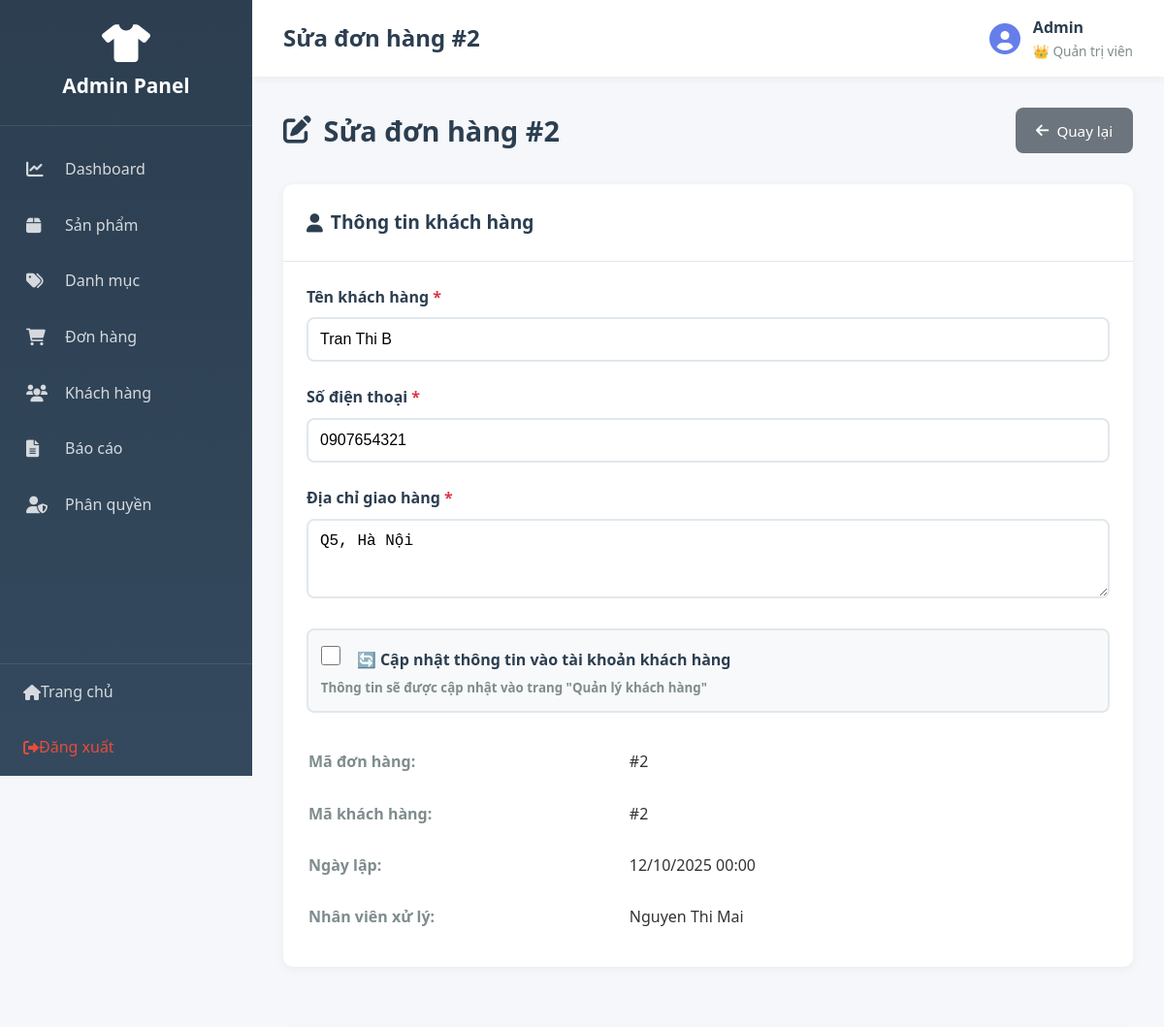
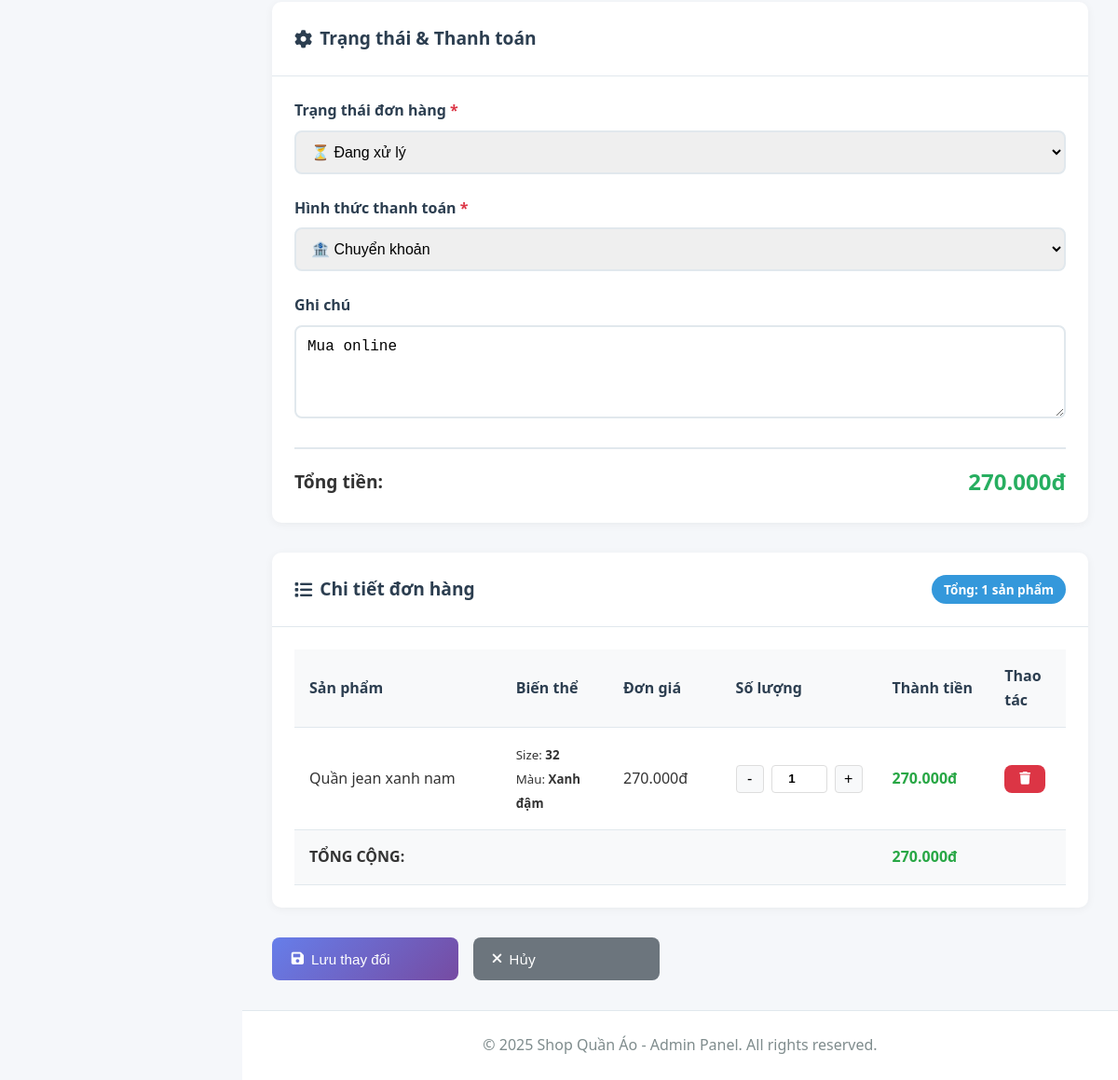
Page /admin/index.php?action=editOrder&id=2 (signed in) on the committed database (2 pictures, top to bottom).
### tables this page shows
CREATE TABLE `nhanvien` (
  `MaNV` int(11) NOT NULL,
  `HoTen` varchar(100) DEFAULT NULL,
  `TenDangNhap` varchar(50) DEFAULT NULL,
  `MatKhau` varchar(255) DEFAULT NULL,
  `Email` varchar(100) DEFAULT NULL,
  `SoDienThoai` varchar(15) DEFAULT NULL,
  `MaVaiTro` int(11) DEFAULT NULL,
  `TrangThai` varchar(20) DEFAULT 'active'
);

CREATE TABLE `vaitro` (
  `MaVaiTro` int(11) NOT NULL,
  `TenVaiTro` varchar(50) DEFAULT NULL,
  `QuyenHan` enum('ToanQuyen','NhapXuat','XemBanHang') DEFAULT NULL
);

CREATE TABLE `hoadon` (
  `MaHD` int(11) NOT NULL,
  `NgayLap` date DEFAULT NULL,
  `TongTien` decimal(10,2) DEFAULT NULL,
  `HinhThucThanhToan` varchar(50) DEFAULT NULL,
  `MaKH` int(11) DEFAULT NULL,
  `TenKH` varchar(100) DEFAULT NULL,
  `SoDienThoai` varchar(15) DEFAULT NULL,
  `DiaChi` text DEFAULT NULL,
  `MaNV` int(11) DEFAULT NULL,
  `GhiChu` text DEFAULT NULL,
  `TrangThai` varchar(50) DEFAULT 'Đang xử lý'
);

CREATE TABLE `chitiethoadon` (
  `MaCTHD` int(11) NOT NULL,
  `MaHD` int(11) DEFAULT NULL,
  `MaSP_BienThe` int(11) DEFAULT NULL,
  `SoLuong` int(11) DEFAULT NULL,
  `DonGia` decimal(10,2) DEFAULT NULL,
  `ThanhTien` decimal(10,2) DEFAULT NULL
);

CREATE TABLE `sanpham` (
  `MaSP` int(11) NOT NULL,
  `TenSP` varchar(100) DEFAULT NULL,
  `MaDM` int(11) DEFAULT NULL,
  `MaTH` int(11) DEFAULT NULL,
  `XuatXu` varchar(100) DEFAULT NULL,
  `MoTa` text DEFAULT NULL,
  `HinhAnh` varchar(255) DEFAULT NULL
);

CREATE TABLE `sanpham_bienthe` (
  `MaSP_BienThe` int(11) NOT NULL,
  `MaSP` int(11) DEFAULT NULL,
  `KichThuoc` varchar(10) DEFAULT NULL,
  `MauSac` varchar(50) DEFAULT NULL,
  `GiaNhap` decimal(10,2) DEFAULT NULL,
  `GiaBan` decimal(10,2) DEFAULT NULL,
  `GiaGoc` decimal(10,2) DEFAULT NULL,
  `TonKho` int(11) DEFAULT NULL,
  `NgayCapNhat` date DEFAULT NULL
);

### app/views/admin/orders/edit.php (the view, shortened to what the rows shown need)
<?php require_once __DIR__ . '/../../layouts/admin_header.php'; ?>
<div class="page-header">
    <h2><i class="fas fa-edit"></i> Sửa đơn hàng #<?php echo $order['MaHD']; ?></h2>
    <a href="index.php?action=orders" class="btn btn-secondary">
        <i class="fas fa-arrow-left"></i> Quay lại
    </a>
</div>
<form method="POST" action="" class="admin-form">
<div class="admin-grid">
    <div class="admin-card">
        <div class="card-header">
            <h3><i class="fas fa-user"></i> Thông tin khách hàng</h3>
        </div>
        <div class="card-body">
            <div class="form-group">
                <label for="ten_kh">Tên khách hàng <span class="required">*</span></label>
                <input type="text"
                       id="ten_kh"
                       name="ten_kh"
                       class="form-control"
                       value="<?php echo htmlspecialchars($order['TenKH']); ?>"
                       required>
            </div>
            <div class="form-group">
                <label for="so_dien_thoai">Số điện thoại <span class="required">*</span></label>
                <input type="text"
                       id="so_dien_thoai"
                       name="so_dien_thoai"
                       class="form-control"
                       value="<?php echo htmlspecialchars($order['SoDienThoai']); ?>"
                       required>
            </div>
            <div class="form-group">
                <label for="dia_chi">Địa chỉ giao hàng <span class="required">*</span></label>
                <textarea id="dia_chi"
                          name="dia_chi"
                          class="form-control"
                          rows="3"
                          required><?php echo htmlspecialchars($order['DiaChi']); ?></textarea>
            </div>
            <?php if (!empty($order['MaKH'])): ?>
            <div class="form-group" style="margin-top: 1rem;">
                <label class="checkbox-label">
                    <input type="checkbox" name="update_customer_info" value="1" id="update-customer-checkbox">
                    <span class="checkbox-text">
                        <strong>🔄 Cập nhật thông tin vào tài khoản khách hàng</strong>
                        <small style="display: block; color: #7f8c8d; margin-top: 0.3rem;">
                            Thông tin sẽ được cập nhật vào trang "Quản lý khách hàng"
                        </small>
                    </span>
                </label>
            </div>
            <?php endif; ?>
            <table class="info-table" style="margin-top: 1rem;">
                <tr>
                    <td><strong>Mã đơn hàng:</strong></td>
                    <td>#<?php echo $order['MaHD']; ?></td>
                </tr>
                <tr>
                    <td><strong>Mã khách hàng:</strong></td>
                    <td><?php echo $order['MaKH'] ? '#' . $order['MaKH'] : '<em>Khách vãng lai</em>'; ?></td>
                </tr>
                <tr>
                    <td><strong>Ngày lập:</strong></td>
                    <td><?php echo date('d/m/Y H:i', strtotime($order['NgayLap'])); ?></td>
                </tr>
                <tr>
                    <td><strong>Nhân viên xử lý:</strong></td>
                    <td><?php echo htmlspecialchars($order['TenNV']); ?></td>
                </tr>
            </table>
        </div>
    </div>
    <div class="admin-card">
        <div class="card-header">
            <h3><i class="fas fa-cog"></i> Trạng thái & Thanh toán</h3>
        </div>
        <div class="card-body">
            <div class="form-group">
                <label for="trang_thai">Trạng thái đơn hàng <span class="required">*</span></label>
                <select id="trang_thai" name="trang_thai" class="form-control">
                    <option value="Đang xử lý" <?php echo ($order['TrangThai'] ?? 'Đang xử lý') == 'Đang xử lý' ? 'selected' : ''; ?>>⏳ Đang xử lý</option>
                </select>
            </div>
            <div class="form-group">
                <label for="hinh_thuc_thanh_toan">Hình thức thanh toán <span class="required">*</span></label>
                <select id="hinh_thuc_thanh_toan" name="hinh_thuc_thanh_toan" class="form-control">
                    <option value="Chuyển khoản" <?php echo $order['HinhThucThanhToan'] == 'Chuyển khoản' ? 'selected' : ''; ?>>🏦 Chuyển khoản</option>
                </select>
            </div>
            <div class="form-group">
                <label for="ghi_chu">Ghi chú</label>
                <textarea id="ghi_chu"
                          name="ghi_chu"
                          class="form-control"
                          rows="4"
                          placeholder="Ghi chú về đơn hàng..."><?php echo htmlspecialchars($order['GhiChu']); ?></textarea>
            </div>
            <div class="total-summary">
                <div class="summary-row">
                    <span>Tổng tiền:</span>
                    <span class="total-amount" id="total-amount"><?php echo number_format($order['TongTien'], 0, ',', '.'); ?>đ</span>
                </div>
            </div>
        </div>
    </div>
</div>
<div class="admin-card">
    <div class="card-header">
        <h3><i class="fas fa-list"></i> Chi tiết đơn hàng</h3>
        <span class="badge">Tổng: <span id="total-items"><?php echo count($orderDetails); ?></span> sản phẩm</span>
    </div>
    <div class="card-body">
        <table class="data-table" id="order-details-table">
            <thead>
                <tr>
                    <th style="width: 30%">Sản phẩm</th>
                    <th style="width: 15%">Biến thể</th>
                    <th style="width: 15%">Đơn giá</th>
                    <th style="width: 15%">Số lượng</th>
                    <th style="width: 15%">Thành tiền</th>
                    <th style="width: 10%">Thao tác</th>
                </tr>
            </thead>
            <tbody>
                <?php foreach ($orderDetails as $index => $detail): ?>
                <tr id="detail-row-<?php echo $detail['MaCTHD']; ?>" data-price="<?php echo $detail['DonGia']; ?>">
                    <td><?php echo htmlspecialchars($detail['TenSP']); ?></td>
                    <td>
                        <small>Size: <strong><?php echo $detail['KichThuoc']; ?></strong><br>
                        Màu: <strong><?php echo $detail['MauSac']; ?></strong></small>
                    </td>
                    <td class="text-center">
                        <span class="price-text"><?php echo number_format($detail['DonGia'], 0, ',', '.'); ?>đ</span>
                    </td>
                    <td class="text-center">
                        <div class="quantity-control">
                            <button type="button" class="qty-btn" onclick="decreaseQty(<?php echo $detail['MaCTHD']; ?>)">-</button>
                            <input type="number"
                                   name="quantities[<?php echo $detail['MaCTHD']; ?>]"
                                   id="qty-<?php echo $detail['MaCTHD']; ?>"
                                   class="qty-input"
                                   value="<?php echo $detail['SoLuong']; ?>"
                                   min="1"
                                   onchange="updateRowTotal(<?php echo $detail['MaCTHD']; ?>)">
                            <button type="button" class="qty-btn" onclick="increaseQty(<?php echo $detail['MaCTHD']; ?>)">+</button>
                        </div>
                    </td>
                    <td class="text-center">
                        <strong class="row-total text-success" id="row-total-<?php echo $detail['MaCTHD']; ?>">
                            <?php echo number_format($detail['ThanhTien'], 0, ',', '.'); ?>đ
                        </strong>
                    </td>
                    <td class="text-center">
                        <button type="button"
                                class="btn btn-sm btn-danger"
                                onclick="removeProduct(<?php echo $detail['MaCTHD']; ?>)"
                                title="Xóa sản phẩm">
                            <i class="fas fa-trash"></i>
                        </button>
                    </td>
                </tr>
                <?php endforeach; ?>
            </tbody>
            <tfoot>
                <tr class="total-row">
                    <td colspan="4" class="text-right"><strong>TỔNG CỘNG:</strong></td>
                    <td class="text-center">
                        <strong class="text-success" id="footer-total"><?php echo number_format($order['TongTien'], 0, ',', '.'); ?>đ</strong>
                    </td>
                    <td></td>
                </tr>
            </tfoot>
        </table>
    </div>
</div>
<div class="form-actions" style="margin-top: 1rem; text-align: center;">
    <button type="submit" class="btn btn-primary btn-lg" style="min-width: 200px;">
        <i class="fas fa-save"></i> Lưu thay đổi
    </button>
    <a href="index.php?action=orders" class="btn btn-secondary btn-lg" style="min-width: 200px;">
        <i class="fas fa-times"></i> Hủy
    </a>
</div>
</form>
<?php require_once __DIR__ . '/../../layouts/admin_footer.php'; ?>

### app/views/layouts/admin_header.php (shortened to what the rows shown need)
<!DOCTYPE html>
<html lang="vi">
<head>
    <link rel="stylesheet" href="../public/css/admin.css">
    <link rel="stylesheet" href="https://cdnjs.cloudflare.com/ajax/libs/font-awesome/6.0.0/css/all.min.css">
</head>
<body class="admin-panel">
    <?php
    require_once __DIR__ . '/../../models/Admin.php';
    $adminModel = new Admin();
    $currentAdmin = $adminModel->getCurrentAdmin();
    ?>
    <aside class="admin-sidebar">
        <div class="sidebar-header">
            <i class="fas fa-tshirt"></i>
            <h2>Admin Panel</h2>
        </div>
        <nav class="sidebar-nav">
            <a href="index.php?action=dashboard" class="nav-item">
                <i class="fas fa-chart-line"></i>
                <span>Dashboard</span>
            </a>
            <a href="index.php?action=products" class="nav-item">
                <i class="fas fa-box"></i>
                <span>Sản phẩm</span>
            </a>
            <a href="index.php?action=categories" class="nav-item">
                <i class="fas fa-tags"></i>
                <span>Danh mục</span>
            </a>
            <a href="index.php?action=orders" class="nav-item">
                <i class="fas fa-shopping-cart"></i>
                <span>Đơn hàng</span>
            </a>
            <a href="index.php?action=customers" class="nav-item">
                <i class="fas fa-users"></i>
                <span>Khách hàng</span>
            </a>
            <a href="index.php?action=reports" class="nav-item">
                <i class="fas fa-file-alt"></i>
                <span>Báo cáo</span>
            </a>
            <?php if (isset($_SESSION['admin_permission']) && $_SESSION['admin_permission'] == 'ToanQuyen'): ?>
            <a href="index.php?action=users" class="nav-item">
                <i class="fas fa-user-shield"></i>
                <span>Phân quyền</span>
            </a>
            <?php endif; ?>
        </nav>
        <div class="sidebar-footer">
            <a href="../public/index.php" class="nav-item">
                <i class="fas fa-home"></i>
                <span>Trang chủ</span>
            </a>
            <a href="index.php?action=logout" class="nav-item logout">
                <i class="fas fa-sign-out-alt"></i>
                <span>Đăng xuất</span>
            </a>
        </div>
    </aside>
    <div class="admin-main">
        <header class="admin-topbar">
            <div class="topbar-left">
                <h1><?php echo $page_title ?? 'Admin Panel'; ?></h1>
            </div>
            <div class="topbar-right">
                <div class="admin-info">
                    <i class="fas fa-user-circle fa-2x"></i>
                    <div>
                        <strong><?php echo $currentAdmin['HoTen'] ?? 'Admin'; ?></strong>
                        <small>
                            <?php
                            $roleName = $currentAdmin['TenVaiTro'] ?? $_SESSION['admin_role'] ?? 'Nhân viên';
                            $permission = $currentAdmin['QuyenHan'] ?? $_SESSION['admin_permission'] ?? '';
                            $roleIcons = [
                                'ToanQuyen' => '👑',
                                'NhapXuat' => '📦',
                                'XemBanHang' => '👤'
                            ];
                            echo ($roleIcons[$permission] ?? '👤') . ' ' . htmlspecialchars($roleName);
                            ?>
                        </small>
                    </div>
                </div>
            </div>
        </header>
        <main class="admin-content">

### rows in the picture
nhanvien: HoTen "Admin", MaVaiTro.QuyenHan "👑", MaVaiTro.TenVaiTro "Quản trị viên"
hoadon: MaHD "2", ten_kh "Tran Thi B", so_dien_thoai "0907654321", dia_chi "Q5, Hà Nội", MaKH "2", NgayLap "12/10/2025 00:00", MaNV.HoTen "Nguyen Thi Mai", trang_thai "⏳ Đang xử lý", hinh_thuc_thanh_toan "🏦 Chuyển khoản", ghi_chu "Mua online", TongTien "270.000"
chitiethoadon: sanpham.TenSP "Quần jean xanh nam", MaSP_BienThe.KichThuoc "32", MaSP_BienThe.MauSac "Xanh đậm", DonGia "270.000", SoLuong "1", ThanhTien "270.000"

### other values in the picture
$page_title "Sửa đơn hàng #2"
count($orderDetails) "1"
